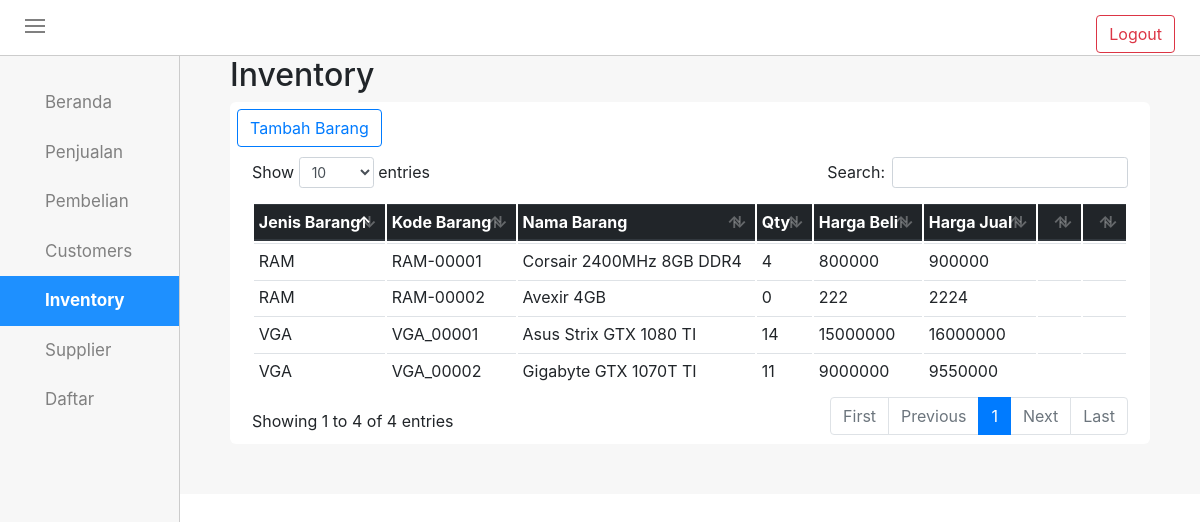
The page /inventory.php (signed in) on the database its author committed.
### tables this page shows
CREATE TABLE `tb_inventory` (
  `jns_barang` varchar(20) NOT NULL,
  `kd_barang` varchar(11) NOT NULL,
  `nm_barang` varchar(30) NOT NULL,
  `qty` int(4) NOT NULL,
  `hrg_beli` double NOT NULL,
  `hrg_jual` double NOT NULL
);

### inventory.php (the view, shortened to what this page needs)
<!DOCTYPE html>
<html>
<head>
	<link rel="stylesheet" type="text/css" href="style.css">
	<link rel="stylesheet" type="text/css" href="css/bootstrap.min.css">
	<link rel="stylesheet" type="text/css" href="css/datepicker.css">
	<link rel="stylesheet" type="text/css" href="css/bootstrap.css">
	<link rel="stylesheet" type="text/css" href="css/dataTables.bootstrap4.min.css">
</head>
<body>
	<div id="topnav">
		<div class="menuicon" onclick="geser()">
			<div class="garis"></div>
			<div class="garis"></div>
			<div class="garis"></div>
		</div>
		<div class="logout">
			<form method="POST" action="logout">
				<input type="submit" name="logout" value="Logout" class="btn btn-outline-danger">
			</form>
		</div>
	</div>
	<div id="sidenav">
		<div id="tab">
			<div class="tabbutton">
				<a href="mainform" class="aktif"><span class="ion-ios-home"></span>Beranda</a>
				<a href="penjualan" target="_blank"><span class="ion-cash"></span>Penjualan</a>
				<a href="pembelian" target="_blank"><span class="ion-android-cart"></span>Pembelian</a>
				<a href="customers" class="aktif"><span class="ion-ios-people"></span>Customers</a>
				<a class="active" href="inventory"><span class="ion-briefcase"></span>Inventory</a>
				<a href="supplier" class="aktif"><span class="ion-person-stalker"></span>Supplier</a>
			</div>
				<a class="aktif drop" id="btn_daftar"><span class="ion-android-list"></span>Daftar<i class="ion-arrow-down-b"></i></a>
		</div>
	</div>
	<div id="rightside">
		<div id="beranda">
			<div class="all-box">
					<div class="all-top">
						<h2>Inventory</h2>
					</div>
				<div class="all-content">
					<div class="all-head">
						<div class="button-add">
							<button class="btn btn-outline-primary" onclick="document.getElementById('id01').style.display='block'" style="width:auto;"><span class="ion-plus-round"></span> Tambah Barang</button>
						</div>
						<br>
					</div>
					<br>
					<div id="container1">
						<div class="table-responsive">
							<table class="table table-hover table-sm" id="table_id">
							 	<thead class="thead-dark">
								    <tr>
								      <th>Jenis Barang</th>
								      <th>Kode Barang</th>
								      <th>Nama Barang</th>
								      <th>Qty</th>
								      <th>Harga Beli</th>
								      <th>Harga Jual</th>
								      <th width="5%"></th>
								      <th width="5%"></th>
								    </tr>
							  	</thead>
								<tbody>
								    <?php
										require_once("conn.php");
										$sql = "SELECT jns_barang,kd_barang,nm_barang,qty,hrg_beli,hrg_jual FROM tb_inventory";
										$q = mysqli_query($conn,$sql);
										while ($r = mysqli_fetch_assoc($q))
										{
										    echo "<tr>";
										    echo "<td>$r[jns_barang]</td>";
										    echo "<td>$r[kd_barang]</td>";
										    echo "<td>$r[nm_barang]</td>";
										    echo "<td>$r[qty]</td>";
										    echo "<td>$r[hrg_beli]</td>";
										    echo "<td>$r[hrg_jual]</td>";
										    echo "<td align='center'><span class='editBarang ion-edit' data-toggle='modal' data-target='#myModal0' data-backdrop='static'  data-jenisBarang='$r[jns_barang]' data-kodeBarang='$r[kd_barang]' data-namaBarang='$r[nm_barang]' data-qty='$r[qty]' data-hargaBeli='$r[hrg_beli]' data-hargaJual='$r[hrg_jual]'></span></td>";
										    echo "<td class='hapus' align='center'><a class='ion-trash-a' href='inventory_hapus.php?hps=$r[kd_barang]' onclick='return functionHapus()'></a></td>";
										    echo "</tr>";
										}
									?>
							 	</tbody>
							</table>
						</div>
					</div>
				</div>
			</div>
			</div>
		</div>
</body>
</html>

### style.css (style rules this page uses)
body { margin: 0px; padding: 0px; }
#topnav { overflow: hidden; position: sticky; top: 0; width: 100%; height: 56px; background-color: #fff; padding: 15px 25px; border-bottom: 1px solid #ccc; z-index: 3; }
.garis { width: 20px; height: 2px; background-color: gray; margin: 4px 0; }
.menuicon { display: inline-block; cursor: pointer; }
#sidenav { top: 56px; height: 100%; width: 15%; background-color: #f7f7f7; padding-top: 22px; padding-bottom: 22px; left: 0; transition: all 500ms ease-in-out; overflow-x: hidden; z-index: 1; position: fixed; border-right: 1px solid #ccc; }
#tab .tabbutton a, #btn_daftar { display: block; transition: 0.3s; background-color: inherit; color: gray; padding: 12px 25px; width: 100%; border: none; outline: none; text-align: left; cursor: pointer; font-size: 17px; }
#tab a.active { text-decoration: none; background-color: dodgerBlue; color: white; font-weight: bold; }
#rightside { top: 56px; margin-left: 15%; width: 85%; height: 100%; transition: all 500ms ease-in-out; }
.all-box { background-color: #f7f7f7; padding-left: 50px; padding-right: 50px; padding-bottom: 50px; }
.all-top { overflow: hidden; }
.all-content { background-color: #fff; padding: 7px; border-radius: 6px; }
.all-head .button-add { float: left; }
#tab a { text-decoration: none; }

### inventory.php (style rules this page uses)
.logout { float : right; }

### rows shown on the page
tb_inventory: jns_barang "RAM", kd_barang "RAM-00001", nm_barang "Corsair 2400MHz 8GB DDR4", qty "4", hrg_beli "800000", hrg_jual "900000"
tb_inventory: jns_barang "RAM", kd_barang "RAM-00002", nm_barang "Avexir 4GB", qty "0", hrg_beli "222", hrg_jual "2224"
tb_inventory: jns_barang "VGA", kd_barang "VGA_00001", nm_barang "Asus Strix GTX 1080 TI", qty "14", hrg_beli "15000000", hrg_jual "16000000"
tb_inventory: jns_barang "VGA", kd_barang "VGA_00002", nm_barang "Gigabyte GTX 1070T TI", qty "11", hrg_beli "9000000", hrg_jual "9550000"
